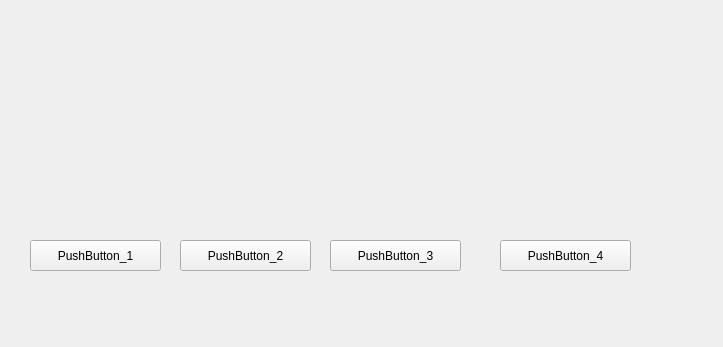
<?xml version="1.0" encoding="UTF-8"?>
<ui version="4.0">
 <class>Widget</class>
 <widget class="QWidget" name="Widget">
  <property name="geometry">
   <rect>
    <x>0</x>
    <y>0</y>
    <width>723</width>
    <height>347</height>
   </rect>
  </property>
  <property name="windowTitle">
   <string>Widget</string>
  </property>
  <widget class="QPushButton" name="pushButton_1">
   <property name="geometry">
    <rect>
     <x>30</x>
     <y>240</y>
     <width>131</width>
     <height>31</height>
    </rect>
   </property>
   <property name="text">
    <string>PushButton_1</string>
   </property>
  </widget>
  <widget class="QPushButton" name="pushButton_2">
   <property name="geometry">
    <rect>
     <x>180</x>
     <y>240</y>
     <width>131</width>
     <height>31</height>
    </rect>
   </property>
   <property name="text">
    <string>PushButton_2</string>
   </property>
  </widget>
  <widget class="QPushButton" name="pushButton_4">
   <property name="geometry">
    <rect>
     <x>500</x>
     <y>240</y>
     <width>131</width>
     <height>31</height>
    </rect>
   </property>
   <property name="text">
    <string>PushButton_4</string>
   </property>
  </widget>
  <widget class="QPushButton" name="pushButton_3">
   <property name="geometry">
    <rect>
     <x>330</x>
     <y>240</y>
     <width>131</width>
     <height>31</height>
    </rect>
   </property>
   <property name="text">
    <string>PushButton_3</string>
   </property>
  </widget>
  <widget class="QLabel" name="label">
   <property name="geometry">
    <rect>
     <x>30</x>
     <y>150</y>
     <width>581</width>
     <height>31</height>
    </rect>
   </property>
   <property name="font">
    <font>
     <family>Century Gothic</family>
     <pointsize>16</pointsize>
     <bold>false</bold>
    </font>
   </property>
   <property name="text">
    <string/>
   </property>
  </widget>
 </widget>
 <resources/>
 <connections/>
</ui>
